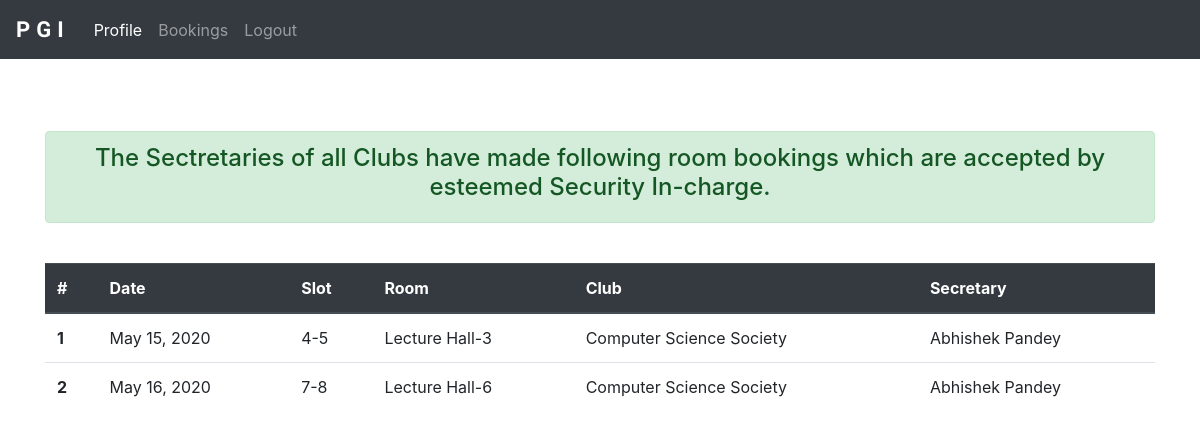
The page /pgi_app/guard_request/ (signed in) on the database its author committed.
### pgi_app/models.py (models this page shows, shortened)
class request_db(models.Model):
    request_id=models.IntegerField(default=0,primary_key=True)
    authority=models.ForeignKey(User,null=True,on_delete=models.DO_NOTHING)
    room=models.ForeignKey(room_db,on_delete=models.DO_NOTHING)
    date=models.DateField(null=True)
    SLOT=(
        ('4-5','4-5'),
        ('5-6','5-6'),
        ('6-7','6-7'),
        ('7-8','7-8'),
    )
    slot=models.CharField(max_length=200,null=True,choices=SLOT)
    STATUS=(
        ('-1','-1'),
        ('0','0'),
        ('1','1'),
        ('2','2'),
        ('3','3'),
        ('4','4'),
    )
    status=models.CharField(max_length=200,null=True,choices=STATUS)

class room_db(models.Model):
    room_number=models.CharField(max_length=200,primary_key=True)
    department=models.CharField(max_length=200,blank=True,null=True)
    def __str__(self):
        return self.room_number

class authority_db(models.Model):
    user=models.OneToOneField(User,null=True,on_delete=models.SET_NULL)
    DESIGNATION=(
        ('Club secretary','Club secretary'),
        ('Club Office In-charge','Club Office In-charge'),
        ('Security In-charge','Security In-charge'),
        ('Guard In-charge','Guard In-charge'),
    )
    designation=models.CharField(max_length=200,null=True,choices=DESIGNATION)
    CLUB=(
        ('Computer Science Society','Computer Science Society'),
        ('Art and Photography Club','Art and Photography Club'),
        ('Dramatics Club','Dramatics Club'),
        ('Not Valid','Not Valid'),
    )
    club=models.CharField(max_length=200,null=True,choices=CLUB)

### pgi_app/views.py (the view)
@login_required
def guard_request(request):
    all_req=request_db.objects.filter(status='3')
    my_dict={}
    for i in all_req:
        user_obj=User.objects.get(username=str(i.authority))
        full_name=str(user_obj.first_name) + " " + str(user_obj.last_name)
        curr_club=authority_db.objects.get(user=user_obj).club
        my_dict[i]=(curr_club,full_name)
    req_dict={'requests':my_dict}
    return render(request,'pgi_app/guard_request.html',req_dict)

### templates/pgi_app/guard_request.html (shortened to what this page needs)
<!DOCTYPE html>
{% load static %}
<html lang="en" dir="ltr">
  <head>
    <link rel="stylesheet" href="https://stackpath.bootstrapcdn.com/bootstrap/4.4.1/css/bootstrap.min.css">
    <link rel="stylesheet" href="{% static "CSS/guard_request_p.css" %}">
  </head>
  <body>
    <nav class="navbar navbar-expand-lg navbar-dark bg-dark">
      <a class="navbar-brand design" href="#"><b>PGI</b></a>
  <div class="collapse navbar-collapse" id="navbarSupportedContent">
    <ul class="navbar-nav mr-auto">
      <li class="nav-item active">
        <a class="nav-link  " href="{% url 'pgi_app:guard_profile' %}">Profile <span class="sr-only">(current)</span></a>
      </li>
      <li class="nav-item">
        <a class="nav-link " href="{% url 'pgi_app:guard_request' %}">Bookings</a>
      </li>
      <li class="nav-item">
        <a class="nav-link " href="{% url 'logout' %}" >Logout</a>
      </li>
    </ul>
  </div>
</nav>
<br>
<br>
<br>
<div class="container">
  <div class="alert alert-success pick" role="alert">
    <h4 class="alert-heading">The Sectretaries of all Clubs have made following room bookings which are accepted by esteemed Security In-charge.</h4>
  </div>
</div>
<br>
<form action = "{% url 'pgi_app:si_request' %}" method="POST">
  <div class="container">
    <table class="table table-hover">
      <thead class="thead-dark">
        <tr>
          <th scope="col">#</th>
          <th scope="col">Date</th>
          <th scope="col">Slot</th>
          <th scope="col">Room</th>
          <th scope="col">Club</th>
          <th scope="col">Secretary</th>
        </tr>
      </thead>
      <tbody>
        {%for key,value in requests.items%}
        <tr>
          <th scope="row">{{forloop.counter}}</th>
          <td>{{key.date}}</td>
          <td>{{key.slot}}</td>
          <td>{{key.room}}</td>
          {%for i in value%}
            <td>{{i}}</td>
          {%endfor%}
        </tr>
        {% endfor %}
      </tbody>
    </table>
  </div>
</form>
  </body>
</html>

### static/CSS/guard_request_p.css (style rules this page uses)
.design { font-family: 'Nothing You Could Do', cursive; font-size: 22px; letter-spacing: 6px; }
.pick { text-align: center; }

### rows shown on the page
request_db: date "May 15, 2020", slot "4-5", room "Lecture Hall-3", value "Abhishek Pandey"
authority_db: value "Computer Science Society" "Computer Science Society"
request_db: date "May 16, 2020", slot "7-8", room "Lecture Hall-6", value "Abhishek Pandey"
